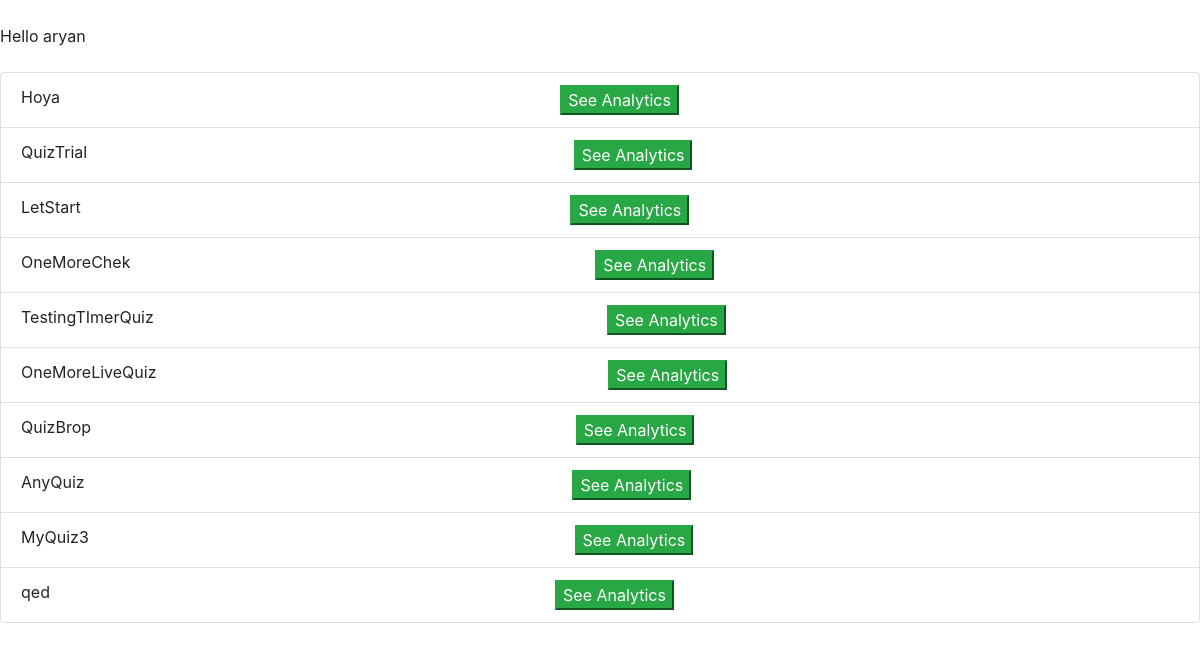
The app's page /completed/ (signed in), older data.
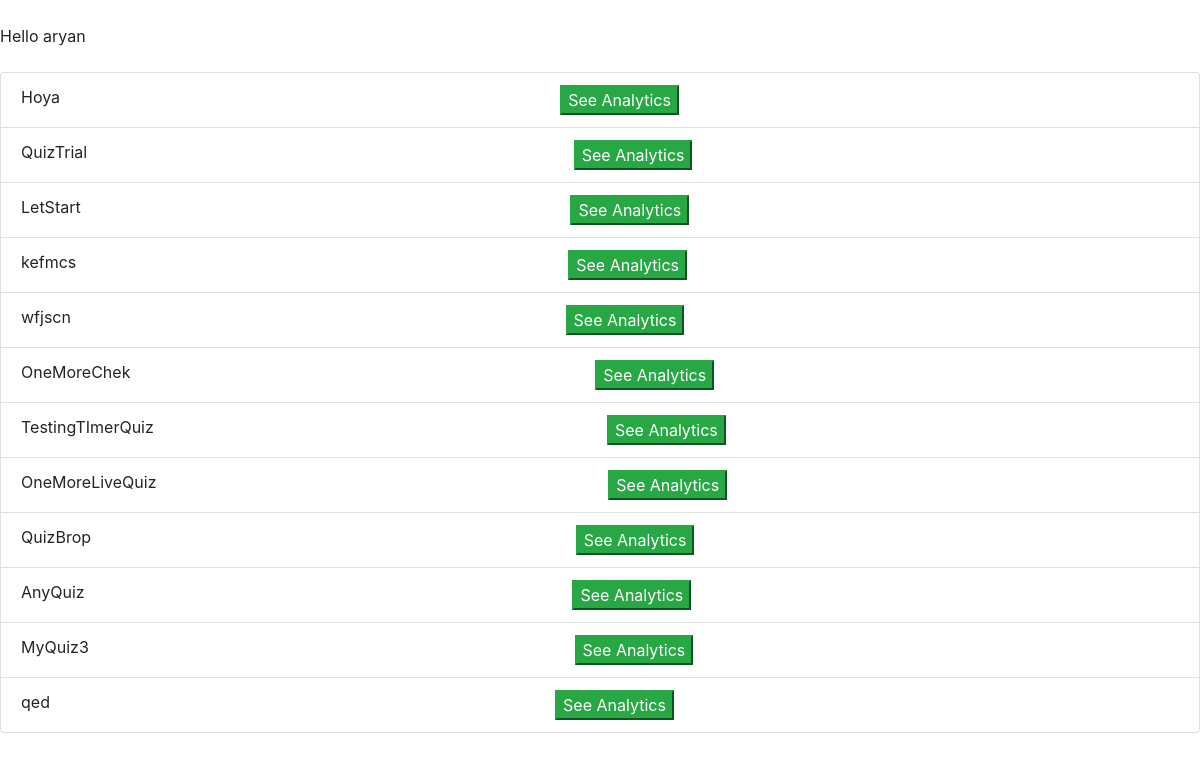
The same page, newer data.
### quizer/models.py (models this page shows)
class Quiz(models.Model):
    admin = models.ForeignKey(User, on_delete=models.CASCADE)
    quiz_name = models.CharField(max_length=50)  # Quiz Name
    quiz_instructions=models.CharField(max_length=1000,default="")
    start_time = models.DateTimeField()  # Quiz Start Time
    end_time = models.DateTimeField()  # Quiz End Time
    randomizer=models.BooleanField(default=True)
    one_question_per_page=models.BooleanField(default=True)
    resume_later=models.BooleanField(default=False)
    email_result_creator=models.BooleanField(default=False)
    email_result_testtaker=models.BooleanField(default=False)
    show_score_after_test=models.BooleanField(default=False)
    reveal_answers_after_test=models.BooleanField(default=False)
    view_after_test=models.BooleanField(default=False)
    strict_mode=models.BooleanField(default=False)
    camera_mode=models.BooleanField(default=False)
    record_responses=models.BooleanField(default=False)
    expired=models.BooleanField(default=False)

### quizer/views.py (the view)
# urls.py: path('completed/',SeeCompletedQuiz,name='completed-quizes'),
@login_required(login_url='/accounts/login/')
def SeeCompletedQuiz(request):
    obj = Quiz.objects.filter(
        end_time__lt=timezone.now(), admin=request.user).order_by('-end_time')
    print(obj)
    return render(request, 'completed_quiz.html', {"list": obj})
    pass

### quizer/templates/completed_quiz.html (shortened to what this page needs)
<html>
<head>
<link rel="stylesheet" href="https://stackpath.bootstrapcdn.com/bootstrap/4.3.1/css/bootstrap.min.css">
<head>
<body>
<br>
Hello {{request.user}}
<br>
<br>
<ul class="list-group">
{% for x in list %}
<li class="list-group-item d-flex justify-content-between">
{{x.quiz_name}}
<button class="btn-success" onclick="location.href='/analytics/{{x.id}}';">See Analytics</button>
<br>
</li>
{% endfor %}
</ul>
<body>
<html>

Row changes from the older to the newer data that the page shows:
added Quiz: quiz_name "kefmcs"
added Quiz: quiz_name "wfjscn"
